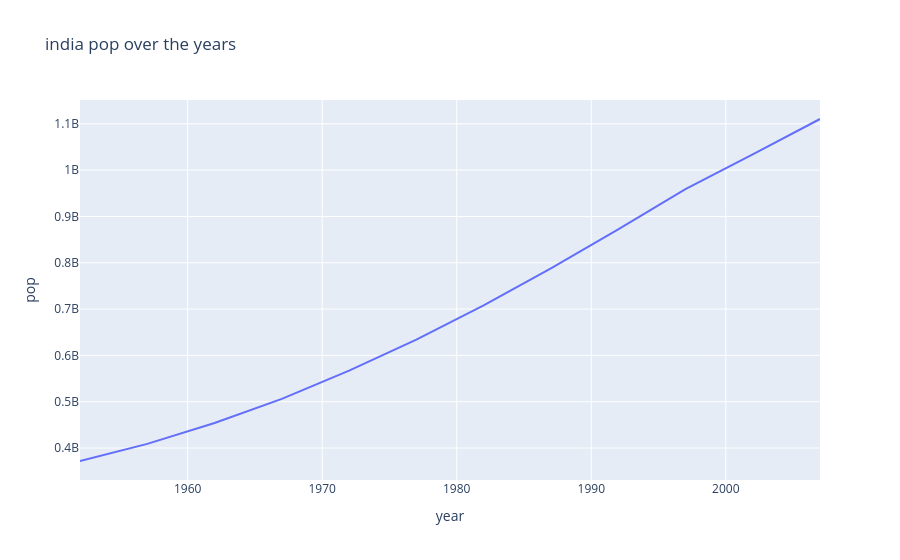

The notebook cell saved with this chart:
### Code cell
px.line(temp_df,x='year',y='pop',title='india pop over the years')

### Figure 1 — Plotly figure (JSON) as saved in the notebook; plotly's stock layout.template omitted (floating-point values rounded to 4 significant figures)
{"data": [{"hovertemplate": "year=%{x}<br>pop=%{y}<extra></extra>", "legendgroup": "", "line": {"color": "#636efa", "dash": "solid"}, "marker": {"symbol": "circle"}, "mode": "lines", "name": "", "orientation": "v", "showlegend": false, "type": "scatter", "x": [1952, 1957, 1962, 1967, 1972, 1977, 1982, 1987, 1992, 1997, 2002, 2007], "xaxis": "x", "y": [372000000, 409000000, 454000000, 506000000, 567000000, 634000000, 708000000, 788000000, 872000000, 959000000, 1034172547, 1110396331], "yaxis": "y"}], "layout": {"legend": {"tracegroupgap": 0}, "title": {"text": "india pop over the years"}, "xaxis": {"anchor": "y", "domain": [0, 1], "title": {"text": "year"}}, "yaxis": {"anchor": "x", "domain": [0, 1], "title": {"text": "pop"}}}}
